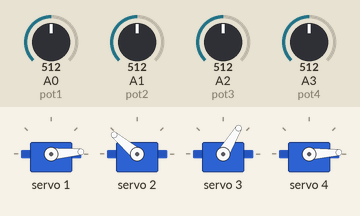
The sketch below on a simulated Arduino Uno, built with avr-gcc and run on an emulated ATmega328P. Parts: 4 × servo. The test bench sets the inputs (shaded band); at power-on: A1 (pot2) = 512, A0 (pot1) = 512, A2 (pot3) = 512, A3 (pot4) = 512. What the sketch prints to the serial monitor is not drawn.

Above: at 9.2 s.
9.3 s: A1 (pot2) set to 560
At 11.6 s:
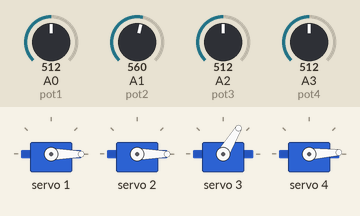
15.1 s: A0 (pot1) set to 560
At 15.8 s:
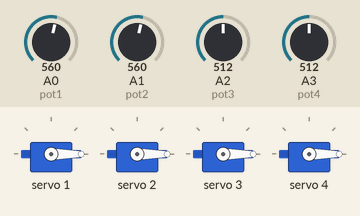
20.9 s: A2 (pot3) set to 560
At 21.15 s:
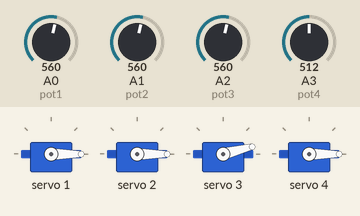
29.6 s: A3 (pot4) set to 560
At 30.35 s:
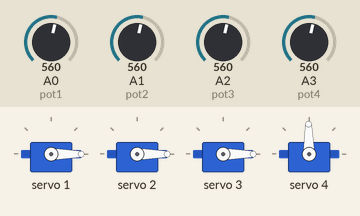
39.9 s: A1 (pot2) set to 540
52.3 s: A0 (pot1) set to 540
Timing chart, 0 to 67.3 s (numbered marks = the images above; inputs shaded):
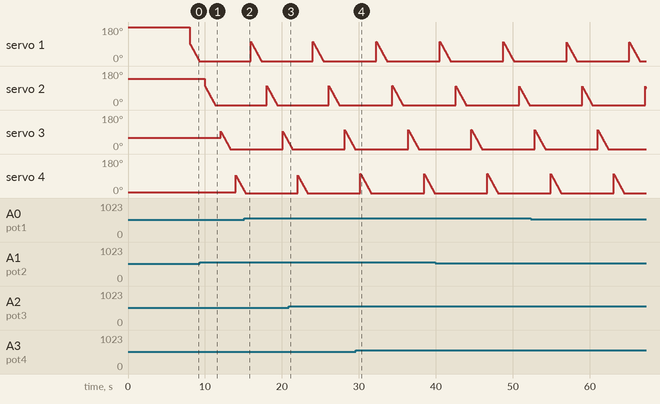

The sketch:

robot_control_using_potentiometer.ino
```cpp
//import the required librabries
#include<Wire.h> // To communicate with PCA9685 Servomotor driver which uses I2C communication protocol
#include<Adafruit_PWMServoDriver.h> // To set the pwm frequency and control the servomotors
Adafruit_PWMServoDriver pwm = Adafruit_PWMServoDriver(); // create an object
#define SERVOMIN 130 // the minimum and maximum servomotor position values are determined through experiments and might vary for other motors.
#define SERVOMAX 550

// servomotor 1 is the elbow motor
// servomotor 2 is the shoulder motor
// servomotor 3 is the gripper motor
// servomotor 4 is the base motor
// Four potentiometers are used. One for each of the servomotors
int pot1=A0; // assign A0 pin for potentiometer 1
int pot1reading=0; // initialize a variable for potentiometer reading
int angle1=0; // initialize a variable which will be used for mapping pulse1 between 0 and 180 degrees
int pulse1=0; // initialize a variable which will be used for mapping angle1 between SERVOMIN and SERVOMAX
int pot2=A1;
int pot2reading=0;
int angle2=0;
int pulse2=0;
int pot3=A2;
int pot3reading=0;
int angle3=0;
int pulse3=0;
int pot4=A3;
int pot4reading=0;
int angle4=0;
int pulse4=0;

// initialize the variables
int desired_position_value1; // the desired_position_value of the servomotor 1
int current_position_value1; // current_position_value of the servomotor 1
int desired_position_value2;
int current_position_value2;
int desired_position_value3;
int current_position_value3;
int desired_position_value4;
int current_position_value4;

void setup() {
  Serial.begin(9600);
  pwm.begin();
  pwm.setPWMFreq(55);
  // initialize the servomotor positions. Servomotors are controlled by potentiometers to determine all these values
  current_position_value1 = 550;
  current_position_value2 = 448;
  current_position_value3 = 260;
  current_position_value4 = 130;
  // Bring the servomotors to the home position. Determined through experiments.
  //setPWM() syntax - setPWM(channel, on, off). The pin will be high from on to off value range (also known as tick values)
  pwm.setPWM(1,0,current_position_value1);
  delay(2000);
  pwm.setPWM(2,0,current_position_value2);
  delay(2000);
  pwm.setPWM(3,0,current_position_value3);
  delay(2000);
  pwm.setPWM(4,0,current_position_value4);
  delay(2000);
}

void loop() {
  pot1reading = analogRead(pot1);
  angle1 = map(pot1reading,0,1023,0,180); // map the potentiometer reading between 0 and 180 degrees
  pulse1= map(angle1,0,180,SERVOMIN,SERVOMAX); // map the angle reading between SERVOMIN and SERVOMAX which will be used for controlling the Servomotor
  current_position_value1 = pulse1;
  if(desired_position_value1 != current_position_value1)
  {
    if(desired_position_value1>current_position_value1)
    {
      for(int i=current_position_value1; i<=desired_position_value1; i++)
      {pwm.setPWM(1,0,i); // it's recommended take the readings from one motor at a time and comment the setPWM command for the other motors. Because if the potentiometer connection is loose it might make false triggers and make the motors misbehave.
        delay(5);}
      current_position_value1 = desired_position_value1;
    }
    if(desired_position_value1<current_position_value1)
    {
      for(int j=current_position_value1; j>=desired_position_value1; j--)
      {pwm.setPWM(1,0,j);
        delay(5);}
       current_position_value1 = desired_position_value1;
    }
  }
  Serial.print("Motor_1_position_value: ");Serial.print(current_position_value1);

  pot2reading = analogRead(pot2);
  angle2 = map(pot2reading,0,1023,0,180);
  pulse2= map(angle2,0,180,SERVOMIN,SERVOMAX);
  current_position_value2 = pulse2;
  Serial.print("Pulse2: ");Serial.print(pulse2);
  if(desired_position_value2 != current_position_value2)
  {
    if(desired_position_value2>current_position_value2)
    {
      for(int i=current_position_value2; i<=desired_position_value2; i++)
      {pwm.setPWM(2,0,i);
        delay(5);}
      current_position_value2 = desired_position_value2;
    }
    if(desired_position_value2<current_position_value2)
    {
      for(int j=current_position_value2; j>=desired_position_value2; j--)
      {pwm.setPWM(2,0,j);
        delay(5);}
       current_position_value2 = desired_position_value2;
    }
  }
  Serial.print("Motor_2_position_value: ");Serial.print(current_position_value2);

  pot3reading = analogRead(pot3);
  angle3 = map(pot3reading,0,1023,0,180);
  pulse3= map(angle3,0,180,SERVOMIN,SERVOMAX);
  current_position_value3 = pulse3;
  if(desired_position_value3 != current_position_value3)
  {
    if(desired_position_value3>current_position_value3)
    {
      for(int i=current_position_value3; i<=desired_position_value3; i++)
      {pwm.setPWM(3,0,i);
        delay(5);}
      current_position_value3 = desired_position_value3;
    }
    if(desired_position_value3<current_position_value3)
    {
      for(int j=current_position_value3; j>=desired_position_value3; j--)
      {pwm.setPWM(3,0,j);
        delay(5);}
       current_position_value3 = desired_position_value3;
    }
  }
  Serial.print("Motor_3_position_value: ");Serial.print(current_position_value3);

  pot4reading = analogRead(pot4);
  angle4 = map(pot4reading,0,1023,0,180);
  pulse4= map(angle4,0,180,SERVOMIN,SERVOMAX);
  current_position_value4 = pulse4;
  if(desired_position_value4 != current_position_value4)
  {
    if(desired_position_value4>current_position_value4)
    {
      for(int i=current_position_value4; i<=desired_position_value4; i++)
      {pwm.setPWM(4,0,i);
        delay(5);}
      current_position_value4 = desired_position_value4;
    }
    if(desired_position_value4<current_position_value4)
    {
      for(int j=current_position_value4; j>=desired_position_value4; j--)
      {pwm.setPWM(4,0,j);
        delay(5);}
       current_position_value4 = desired_position_value4;
    }
  }
  Serial.print("Motor_4_position_value: ");Serial.print(current_position_value4);
}
```

Measured:
- by itself, servo 1, servo 2: ramps from 98° to 0° and jumps back, once every 8.2 s
- by itself, servo 3, servo 4: ramps from 101° to 0° and jumps back, once every 8.2 s
